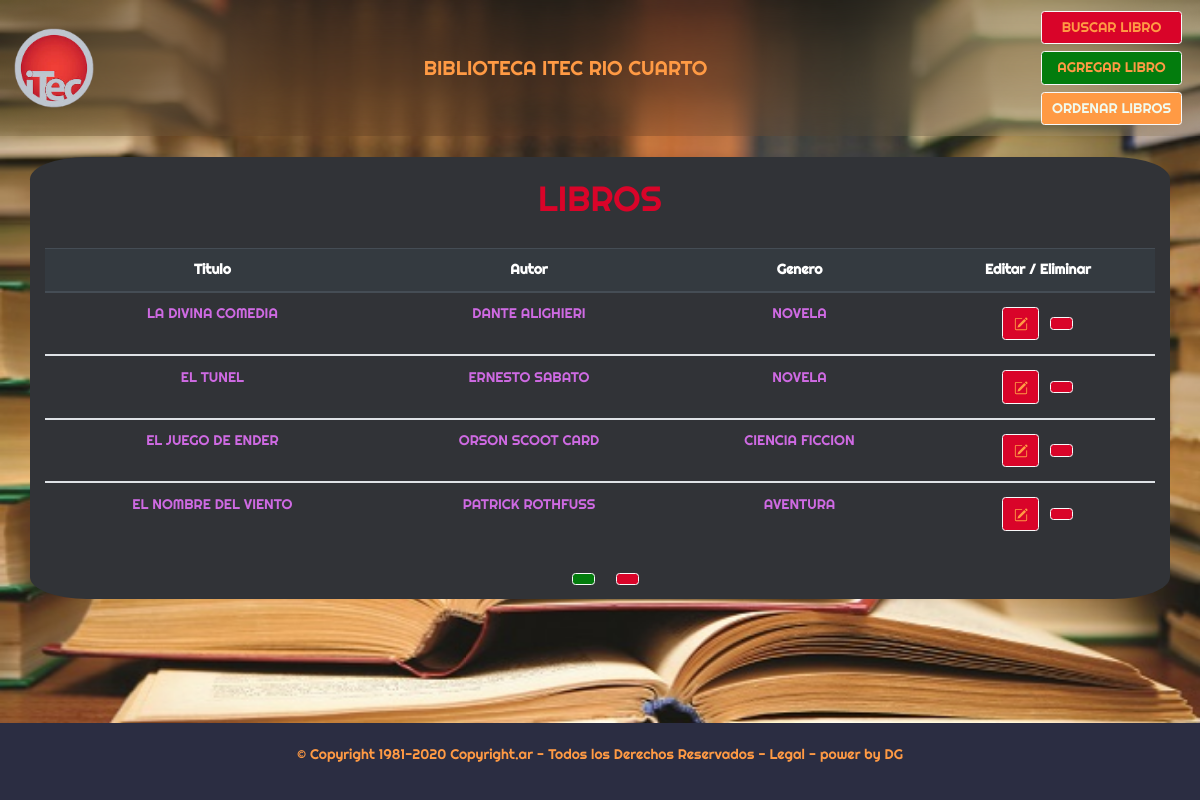
The app's page /orden/autor with its own data.
### database_setup.py (models this page shows, shortened)
class Libro(Base):
    __tablename__ = 'libro'
    id = Column(Integer, primary_key=True)
    titulo = Column(String(250), nullable=False)
    autor = Column(String(250), nullable=False)
    genero = Column(String(250))

### app.py (the view)
@app.route('/orden/autor')
def ordenLibrosAutor():
    libros = session.query(Libro).order_by(Libro.autor)
    return render_template('libros.html', libros=libros)

### templates/libros.html (shortened to what this page needs)
<!DOCTYPE html>
<html lang="en">
<head>
    <link rel="stylesheet" href="https://stackpath.bootstrapcdn.com/bootstrap/4.5.2/css/bootstrap.min.css">
    <link rel="stylesheet" href="{{ url_for('static', filename='css/style.css') }}">
</head>
<body>
  <nav class="navbar navbar-light blur">
    <img src="{{url_for('static', filename='img/itec.png')}}" width="80" height="80" class="d-inline-block align-top " alt="" loading="lazy">
    <p class="Righteous m-3" id="title">BIBLIOTECA ITEC RIO CUARTO</p>
    <div class="d-flex flex-column">
      <button type="button" class="btn btn-light m-1 botones"><a href="{{url_for('buscarLibros')}}">BUSCAR LIBRO</a></button>
      <button type="button" class="btn btn-light m-1 botones verde"><a href="{{url_for('nuevoLibro')}}">AGREGAR LIBRO</a></button>
      <div class="dropdown">
        <button class="btn btn-light m-1 botones naranja" type="button" id="dropdownMenuButton" data-toggle="dropdown" aria-haspopup="true" aria-expanded="false">
          ORDENAR LIBROS
        </button>
      </div>
    </div>
  </nav>
  <br>
    <div class="container">
        <br>
        <h1>LIBROS</h1>
        <br>
        <div class="row">
          <div class="col-sm">
            <table class="table">
                <thead class="thead-dark">
                  <tr>
                    <th scope="col">Titulo</th>
                    <th scope="col">Autor</th>
                    <th scope="col">Genero</th>
                    <th scope="col">Editar / Eliminar</th>
                  </tr>
                </thead>
                {% for libro in libros %}
                <tbody>
                    <tr>
                        <td>{{libro.titulo}}</td>
                        <td>{{libro.autor}}</td>
                        <td>{{libro.genero}}</td>
                        <td>
                          <button type="button" class="btn btn-light m-1 botones"><a href="{{url_for('editarLibro', libro_id = libro.id )}}"></a></button>
                          <button type="button" class="btn btn-light m-1 botones"></button>
                        </td>
                    </tr>
                </tbody>
                {% endfor %}
              </table>
              <button type="button" class="btn btn-light m-3 botones verde" alt="Agregar Libro" > </button>
              <button type="button" class="btn btn-light m-1 botones"><a href="{{url_for('buscarLibros')}}"></a></button>
          </div>
        </div>
    </div >
      <br><br><br><br><br><br>
      <nav class="fixed-bottom footer">
        <br>
        <p>© Copyright 1981-2020 Copyright.ar - Todos los Derechos Reservados - Legal - power by DG</p>
        <br>
    </nav>
</body>
</html>

### static/css/style.css (style rules this page uses)
:root { --red1-color:#d90429; --lila-color:#ce6ae2; --black1-color:#2b2d42; --black2-color:#403d39; --black3-color:#313337; --white1-color:#f9faf9; --white2-color:#F1FAEE; --green1-color:#06d6a0; --green2-color:#037c0d; --orange-color: #ff9a44; --salmon-color: #fc6076; --font1-font-family:'Righteous', cursive; --font3-font-family:'Monoton', cursive; --font4-font-family:'Jura', sans-serif; --font5-font-family:'Bungee Inline', cursive; --font6-font-family:'Nova Mono', monospace; --normal:14px; --space:10px; --space-2:20px; }
.Righteous { font-family: var(--font1-font-family); font-size: 20px; }
body, html { height: 100%; background-repeat: no-repeat; background: url(../img/libro.jpg) no-repeat center center fixed; background-size: 100% 100%; text-align: center; color: var(--orange-color); font-size:var(--normal) ; font-family: var(--font1-font-family); }
.container { background-color: #313337; border-radius: 5%; }
.blur { backdrop-filter: blur(50px); }
h1 { color: var(--red1-color); }
td { color: var(--lila-color); }
a:link { text-decoration:none; color: var(--orange-color); text-align: center; }
.botones { background-color: var(--red1-color); color: var(--orange-color); }
.verde { background-color: var(--green2-color); color:var(--white2-color); }
.naranja { background-color: var(--orange-color); color:var(--white2-color); }
.footer { background-color:var(--black1-color); }

### records on screen
Libro: titulo "LA DIVINA COMEDIA", autor "DANTE ALIGHIERI", genero "NOVELA"
Libro: titulo "EL TUNEL", autor "ERNESTO SABATO", genero "NOVELA"
Libro: titulo "EL JUEGO DE ENDER", autor "ORSON SCOOT CARD", genero "CIENCIA FICCION"
Libro: titulo "EL NOMBRE DEL VIENTO", autor "PATRICK ROTHFUSS", genero "AVENTURA"
